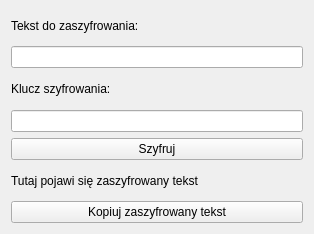
<?xml version="1.0" encoding="UTF-8"?>
<ui version="4.0">
 <class>Form</class>
 <widget class="QWidget" name="Form">
  <property name="geometry">
   <rect>
    <x>0</x>
    <y>0</y>
    <width>314</width>
    <height>234</height>
   </rect>
  </property>
  <property name="windowTitle">
   <string>Zaszyfrowywacz</string>
  </property>
  <property name="windowIcon">
   <iconset>
    <normaloff>zasz.bmp</normaloff>zasz.bmp</iconset>
  </property>
  <layout class="QVBoxLayout" name="verticalLayout">
   <item>
    <widget class="QLabel" name="label">
     <property name="text">
      <string>Tekst do zaszyfrowania:</string>
     </property>
    </widget>
   </item>
   <item>
    <widget class="QLineEdit" name="textIn"/>
   </item>
   <item>
    <widget class="QLabel" name="label_2">
     <property name="text">
      <string>Klucz szyfrowania:</string>
     </property>
    </widget>
   </item>
   <item>
    <widget class="QLineEdit" name="keyIn"/>
   </item>
   <item>
    <widget class="QPushButton" name="szyfruj">
     <property name="text">
      <string>Szyfruj</string>
     </property>
    </widget>
   </item>
   <item>
    <widget class="QLabel" name="label_3">
     <property name="text">
      <string>Tutaj pojawi się zaszyfrowany tekst</string>
     </property>
    </widget>
   </item>
   <item>
    <widget class="QPushButton" name="kopiuj">
     <property name="text">
      <string>Kopiuj zaszyfrowany tekst</string>
     </property>
    </widget>
   </item>
  </layout>
 </widget>
 <resources/>
 <connections/>
</ui>
